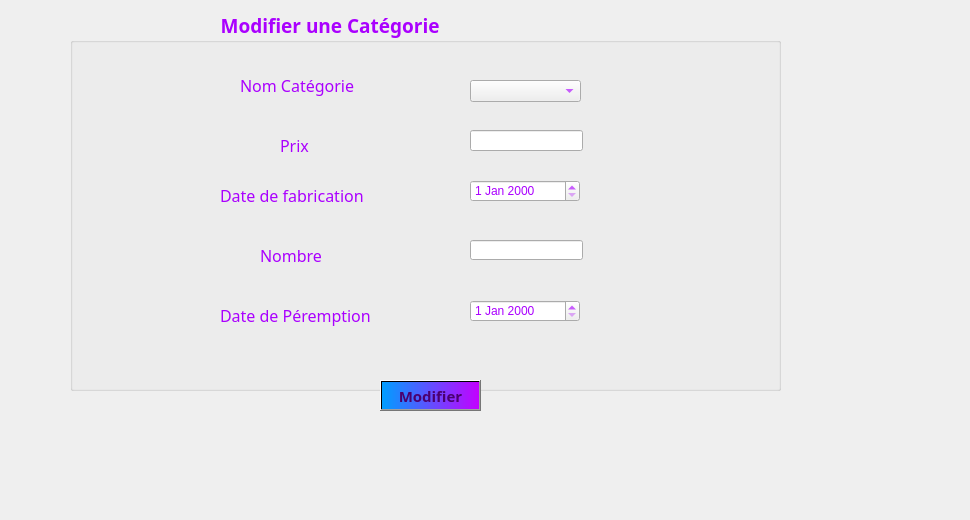
     <widget class="QWidget" name="tab_categorie_10">
      <attribute name="title">
       <string>Modifier</string>
      </attribute>
      <widget class="QLabel" name="label_categorie_42">
       <property name="geometry">
        <rect>
         <x>-20</x>
         <y>-10</y>
         <width>961</width>
         <height>511</height>
        </rect>
       </property>
       <property name="text">
        <string/>
       </property>
       <property name="pixmap">
        <pixmap>../../../../../../../../../../i/155296947_507314950275690_225535330781415924_n.jpg</pixmap>
       </property>
      </widget>
      <widget class="QGroupBox" name="groupBox_categorie_5">
       <property name="geometry">
        <rect>
         <x>70</x>
         <y>10</y>
         <width>711</width>
         <height>381</height>
        </rect>
       </property>
       <property name="font">
        <font>
         <family>Lucida Calligraphy</family>
         <pointsize>14</pointsize>
         <weight>75</weight>
         <bold>true</bold>
        </font>
       </property>
       <property name="styleSheet">
        <string notr="true">color: rgb(170, 0, 255);
border-color: rgb(170, 0, 255);</string>
       </property>
       <property name="title">
        <string>                              Modifier une Catégorie</string>
       </property>
       <widget class="QLabel" name="label_categorie_41">
        <property name="geometry">
         <rect>
          <x>150</x>
          <y>170</y>
          <width>171</width>
          <height>31</height>
         </rect>
        </property>
        <property name="font">
         <font>
          <family>Lucida Calligraphy</family>
          <pointsize>12</pointsize>
         </font>
        </property>
        <property name="text">
         <string>Date de fabrication</string>
        </property>
       </widget>
       <widget class="QLabel" name="label_categorie_47">
        <property name="geometry">
         <rect>
          <x>170</x>
          <y>60</y>
          <width>171</width>
          <height>31</height>
         </rect>
        </property>
        <property name="font">
         <font>
          <family>Lucida Calligraphy</family>
          <pointsize>12</pointsize>
         </font>
        </property>
        <property name="text">
         <string>Nom Catégorie</string>
        </property>
       </widget>
       <widget class="QDateEdit" name="dateEdit_categorie_2">
        <property name="geometry">
         <rect>
          <x>400</x>
          <y>170</y>
          <width>110</width>
          <height>22</height>
         </rect>
        </property>
       </widget>
       <widget class="QLineEdit" name="lineEdit_categorie_5">
        <property name="geometry">
         <rect>
          <x>400</x>
          <y>120</y>
          <width>113</width>
          <height>21</height>
         </rect>
        </property>
       </widget>
       <widget class="QLabel" name="label_categorie_48">
        <property name="geometry">
         <rect>
          <x>210</x>
          <y>120</y>
          <width>171</width>
          <height>31</height>
         </rect>
        </property>
        <property name="font">
         <font>
          <family>Lucida Calligraphy</family>
          <pointsize>12</pointsize>
         </font>
        </property>
        <property name="text">
         <string>Prix</string>
        </property>
       </widget>
       <widget class="QComboBox" name="comboBox_categorie_modifi">
        <property name="geometry">
         <rect>
          <x>400</x>
          <y>70</y>
          <width>111</width>
          <height>22</height>
         </rect>
        </property>
       </widget>
       <widget class="QLabel" name="label_categorie_37">
        <property name="geometry">
         <rect>
          <x>190</x>
          <y>230</y>
          <width>171</width>
          <height>31</height>
         </rect>
        </property>
        <property name="font">
         <font>
          <family>Lucida Calligraphy</family>
          <pointsize>12</pointsize>
         </font>
        </property>
        <property name="text">
         <string>Nombre</string>
        </property>
       </widget>
       <widget class="QLineEdit" name="lineEdit_categorie_15">
        <property name="geometry">
         <rect>
          <x>400</x>
          <y>230</y>
          <width>113</width>
          <height>20</height>
         </rect>
        </property>
       </widget>
       <widget class="QLabel" name="label_categorie_30">
        <property name="geometry">
         <rect>
          <x>150</x>
          <y>290</y>
          <width>191</width>
          <height>31</height>
         </rect>
        </property>
        <property name="font">
         <font>
          <family>Lucida Calligraphy</family>
          <pointsize>12</pointsize>
         </font>
        </property>
        <property name="text">
         <string>Date de Péremption</string>
        </property>
       </widget>
       <widget class="QDateEdit" name="dateEdit_categorie_9">
        <property name="geometry">
         <rect>
          <x>400</x>
          <y>290</y>
          <width>110</width>
          <height>22</height>
         </rect>
        </property>
       </widget>
      </widget>
      <widget class="QPushButton" name="pushButton_categorie_7">
       <property name="geometry">
        <rect>
         <x>380</x>
         <y>380</y>
         <width>101</width>
         <height>31</height>
        </rect>
       </property>
       <property name="font">
        <font>
         <family>Lucida Calligraphy</family>
         <pointsize>11</pointsize>
         <weight>75</weight>
         <bold>true</bold>
        </font>
       </property>
       <property name="styleSheet">
        <string notr="true">background-color: qlineargradient(spread:pad, x1:0, y1:0, x2:1, y2:0, stop:0 rgba(0, 158, 255, 255), stop:1 rgba(195, 0, 255, 255));
color: rgb(74, 0, 111);</string>
       </property>
       <property name="text">
        <string>Modifier</string>
       </property>
      </widget>
     </widget>
